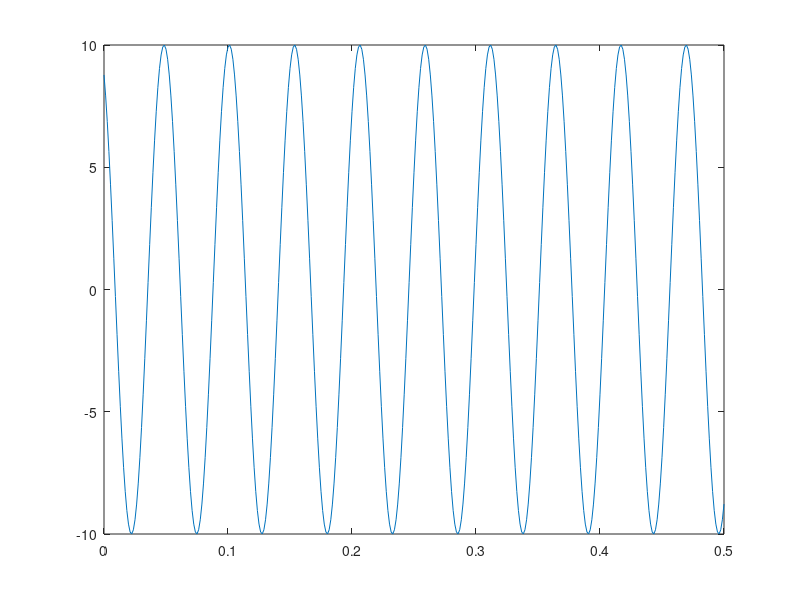

Source code (MATLAB): (Note: this script raises an error after producing the figure.)
close all;
clear; clc;

f = 19;
fd = f * 40;
td = 1/fd;
tend = 0.5;
phase = 0.5;
a = 10;
t = 0:td:tend;
s = a*cos(2*pi*f*t+phase);
figure;
plot(t,s);

fmod = 100;
mod = ammod(s, fmod, fd, 5, 5);
figure;
plot(t, mod);
figure;
plot(abs(fft(mod, 1024)));

fmod = 150;
sub_mod = ammod(s, fmod, fd);
figure;
plot(t, sub_mod);
figure;
plot(abs(fft(sub_mod, 1024)));

single_mod = ssbmod(s, fmod, fd);
figure;
plot(t, single_mod);
figure;
plot(abs(fft(single_mod, 1024)));

sign = demod(single_mod, fmod, fd);
figure;
plot(t, sign);
figure;
plot(abs(fft(sign, 1024)));

M = a/5;
kpd = M^2/(M^2+2)